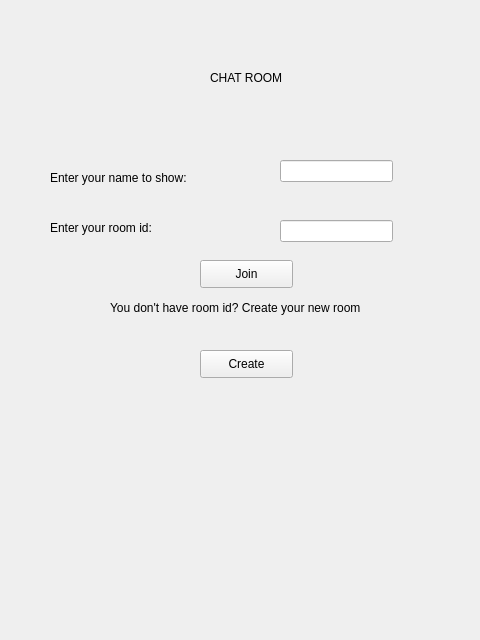
<?xml version="1.0" encoding="UTF-8"?>
<ui version="4.0">
 <class>Form</class>
 <widget class="QWidget" name="Form">
  <property name="geometry">
   <rect>
    <x>0</x>
    <y>0</y>
    <width>480</width>
    <height>640</height>
   </rect>
  </property>
  <property name="windowTitle">
   <string>Form</string>
  </property>
  <widget class="QLabel" name="label">
   <property name="geometry">
    <rect>
     <x>50</x>
     <y>170</y>
     <width>151</width>
     <height>16</height>
    </rect>
   </property>
   <property name="text">
    <string>Enter your name to show:</string>
   </property>
  </widget>
  <widget class="QLabel" name="label_2">
   <property name="geometry">
    <rect>
     <x>210</x>
     <y>70</y>
     <width>101</width>
     <height>16</height>
    </rect>
   </property>
   <property name="text">
    <string>CHAT ROOM</string>
   </property>
  </widget>
  <widget class="QLineEdit" name="txt_name_to_show">
   <property name="geometry">
    <rect>
     <x>280</x>
     <y>160</y>
     <width>113</width>
     <height>22</height>
    </rect>
   </property>
  </widget>
  <widget class="QLabel" name="label_3">
   <property name="geometry">
    <rect>
     <x>50</x>
     <y>220</y>
     <width>151</width>
     <height>16</height>
    </rect>
   </property>
   <property name="text">
    <string>Enter your room id:</string>
   </property>
  </widget>
  <widget class="QLineEdit" name="lineEdit">
   <property name="geometry">
    <rect>
     <x>280</x>
     <y>220</y>
     <width>113</width>
     <height>22</height>
    </rect>
   </property>
  </widget>
  <widget class="QLabel" name="label_4">
   <property name="geometry">
    <rect>
     <x>110</x>
     <y>300</y>
     <width>271</width>
     <height>16</height>
    </rect>
   </property>
   <property name="text">
    <string>You don't have room id? Create your new room</string>
   </property>
  </widget>
  <widget class="QPushButton" name="btn_create">
   <property name="geometry">
    <rect>
     <x>200</x>
     <y>350</y>
     <width>93</width>
     <height>28</height>
    </rect>
   </property>
   <property name="text">
    <string>Create</string>
   </property>
  </widget>
  <widget class="QPushButton" name="btn_join">
   <property name="geometry">
    <rect>
     <x>200</x>
     <y>260</y>
     <width>93</width>
     <height>28</height>
    </rect>
   </property>
   <property name="text">
    <string>Join</string>
   </property>
  </widget>
 </widget>
 <resources/>
 <connections/>
</ui>
